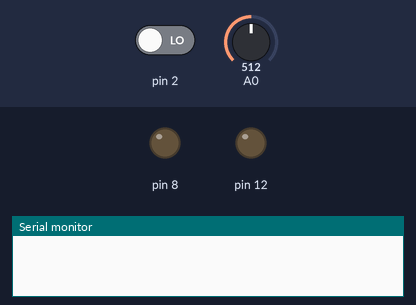
Recording of a sketch running on a simulated Arduino Uno, built with avr-gcc and run on an emulated ATmega328P. Parts: output pins drawn as LEDs (lit = HIGH), the last lines printed to the serial monitor. The test bench sets the inputs (shaded band); at power-on: A0 = 512, pin 2 LOW.

Above: at 1.8 s.
1.9 s: A0 set to 590
3.4 s: A0 set to 615
At 5.2 s:
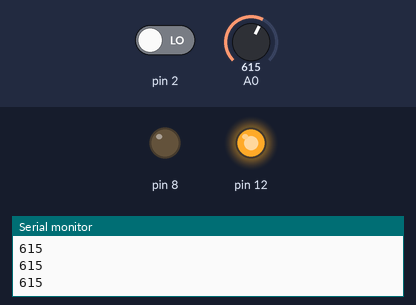
5.5 s: A0 set to 511
At 6.5 s:
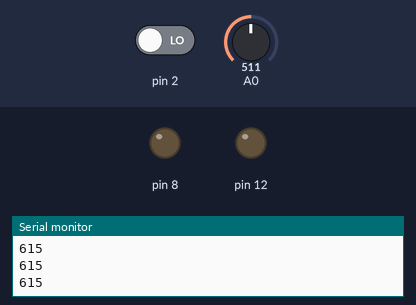
7.0 s: pin 2 driven HIGH
At 8.0 s:
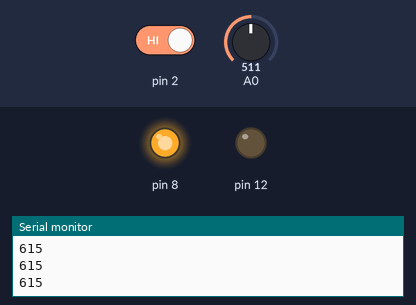
9.0 s: pin 2 driven LOW
At 13.0 s:
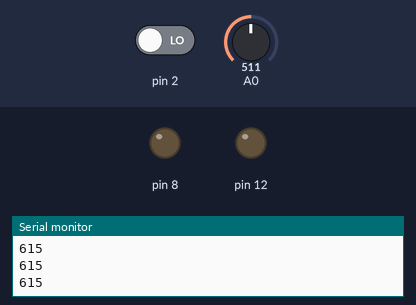
Timing chart, 0 to 14.1 s (numbered marks = the images above; inputs shaded):
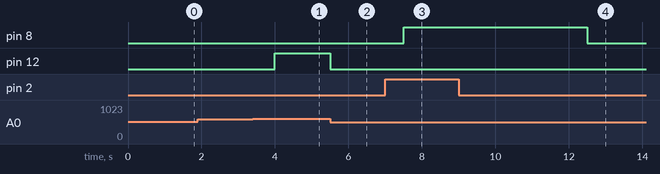

Measured:
- the behaviour switches between 600 and 601 on A0 (found by bisection; images 0 and 1)
- after the input at 1.9 s, every drawn part: stays the same
- after the input at 3.4 s, pin 12: LOW → HIGH after 0.60 s
- after the input at 5.5 s, pin 12: HIGH → LOW at once
- after the input at 7.0 s, pin 8: LOW → HIGH after 0.50 s
- after the input at 9.0 s, pin 8: HIGH → LOW after 3.5 s

The sketch:

Assignment_1-code.ino
```cpp
// C++ code
//
int LightSensorVal=0;
int PIRSensorVal=0;
int RelayOutputVal=0;
void setup()
{
 pinMode(A0,INPUT);
  pinMode(2,INPUT);
  pinMode(8,OUTPUT);
  pinMode(12,OUTPUT);
  Serial.begin(9600);
}

void loop()
{
  LightSensorVal=analogRead(A0);
  PIRSensorVal=digitalRead(2);
  RelayOutputVal=8;
  if(LightSensorVal>600){
    digitalWrite(12,HIGH);
  }
  else{
    digitalWrite(12,LOW);}
  if(LightSensorVal < 600){
    if(PIRSensorVal==HIGH){
      digitalWrite(8,HIGH);
      delay(5000);
    }
  else{
    digitalWrite(8,LOW);
    delay(1000);
   }}
  else{
    digitalWrite(8,LOW);
    Serial.println(LightSensorVal);
    delay(300);
    }
   // Delay a little bit to improve simulation performance
}
```
